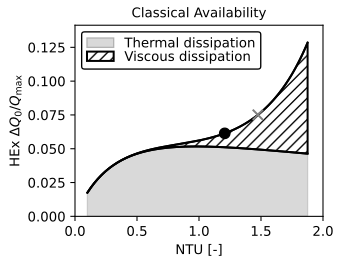

Write the Python code that produced this figure.
import os

import matplotlib.patches as mpatches
import matplotlib.pyplot as plt
import numpy as np
import xflow_ver07
from xflow_ver07 import calculate_pressure_drop_ratio, plot_unavailable_energy_breakdown

save_dir = os.path.dirname(os.path.abspath(__file__))

# Helicopter defaults (hardcoded from xflow.py) - same as newfig4
DEFAULT_PRESSURE_DROP_ASSUMPTION = "inlet_density"
DEFAULT_C_COLD_OVER_C_HOT = 0.95  # C_cold / C_hot
DEFAULT_D_R = 0.44
DEFAULT_G2_H = 2e-2
DEFAULT_ST_OVER_F = 0.4  # Assumed same for both fluids
DEFAULT_F_C_OVER_F_H = 1.0  # f_c/f_h
DEFAULT_T = 1.7  # 980/576
DEFAULT_T_DEAD_OVER_T_COLD_IN = 0.52  # 300/576
DEFAULT_P_COLD_IN_OVER_P_HOT_IN = 7.2
DEFAULT_P_HOT_IN_OVER_P_DEAD = 1.03
DEFAULT_P_DEAD_OVER_P_HOT_IN = 1.0 / DEFAULT_P_HOT_IN_OVER_P_DEAD
DEFAULT_GAMMA = 1.4
TARGET_EPS = 0.6
NTU_MATCH = 1.479  # From Helicopter case in xflow.py
DEFAULT_NTU_MAX = 2.0
SHOW_CUBIC = True

# For inlet_density assumption
DEFAULT_MOLAR_MASS_RATIO = 1.0  # M_cold / M_hot (cold/hot) - default when not specified
DEFAULT_A_R = 1.0  # A_r (cold/hot) - default when not specified

DEFAULT_DP_MAX = 0.3

# Optimum NTU from practical framework (set after running newfig5_new_b)
NTU_OPTIMUM = 1.2075  # Will be set based on output from newfig5_new_b


def save_figures(
    c_cold_over_c_hot,
    st_over_f,
    f_c_over_f_h,
    d_r,
    g2_h,
    dp_max=DEFAULT_DP_MAX,
    base_name="newfig5_new_a",
    t=DEFAULT_T,
    t_dead_over_t_cold_in=DEFAULT_T_DEAD_OVER_T_COLD_IN,
    p_cold_in_over_p_hot_in=DEFAULT_P_COLD_IN_OVER_P_HOT_IN,
    p_dead_over_p_hot_in=DEFAULT_P_DEAD_OVER_P_HOT_IN,
    gamma=DEFAULT_GAMMA,
    pressure_drop_assumption=DEFAULT_PRESSURE_DROP_ASSUMPTION,
    molar_mass_ratio=DEFAULT_MOLAR_MASS_RATIO,
    a_r=DEFAULT_A_R,
    ntu_optimum=None,
):
    """
    Save figures as SVG, TIFF, and HD PNG showing classical unavailable energy breakdown.
    """
    # Set font sizes to match Word (10pt = 10 points)
    plt.rcParams.update(
        {
            "font.size": 10,
            "axes.titlesize": 10,
            "axes.labelsize": 10,
            "xtick.labelsize": 10,
            "ytick.labelsize": 10,
            "legend.fontsize": 10,
            "figure.titlesize": 10,
        }
    )

    # Set SHOW_CUBIC and NTU_MATCH in xflow module
    xflow_ver07.SHOW_CUBIC = SHOW_CUBIC
    xflow_ver07.NTU_MATCH = NTU_MATCH

    # Calculate pressure drop ratio based on assumption
    sigma_r = d_r * a_r if a_r is not None else None
    pressure_drop_ratio = calculate_pressure_drop_ratio(
        pressure_drop_assumption, c_cold_over_c_hot, t, d_r, molar_mass_ratio, sigma_r, p_cold_in_over_p_hot_in
    )

    # Create figure
    fig = plt.figure(figsize=(9 / 2.54, 7 / 2.54))
    ax = plt.subplot(111)

    # Plot unavailable energy breakdown for classical framework
    line_no_dp, line_with_dp, ax = plot_unavailable_energy_breakdown(
        c_cold_over_c_hot,
        st_over_f,
        f_c_over_f_h,
        d_r,
        g2_h,
        ntu_max=DEFAULT_NTU_MAX,
        dp_max=dp_max,
        ax=ax,
        framework="classical",
        t=t,
        t_dead_over_t_cold_in=t_dead_over_t_cold_in,
        p_cold_in_over_p_hot_in=p_cold_in_over_p_hot_in,
        p_dead_over_p_hot_in=p_dead_over_p_hot_in,
        gamma=gamma,
        pressure_drop_percent_ratio_cold_over_hot=pressure_drop_ratio,
    )

    # Get data from the lines
    ntu_no_dp = line_no_dp.get_xdata()
    y_no_dp = line_no_dp.get_ydata()
    ntu_with_dp = line_with_dp.get_xdata()
    y_with_dp = line_with_dp.get_ydata()

    # Mask thermal dissipation line to only show where pressure drop line exists
    # Find the valid range from the pressure drop line
    ntu_min_valid = ntu_with_dp.min()
    ntu_max_valid = ntu_with_dp.max()

    # Create mask for thermal dissipation line
    mask_thermal = (ntu_no_dp >= ntu_min_valid) & (ntu_no_dp <= ntu_max_valid)
    ntu_no_dp_masked = ntu_no_dp[mask_thermal]
    y_no_dp_masked = y_no_dp[mask_thermal]

    # Remove the original line and replot with masked data
    line_no_dp.remove()
    line_no_dp = ax.plot(
        ntu_no_dp_masked,
        y_no_dp_masked,
        "k-",
        label="_nolegend_",  # Hide from legend, we'll add custom handles
        zorder=2,
    )[0]

    # Hide the "With pressure drop" line from legend
    line_with_dp.set_label("_nolegend_")

    # Shade area between x-axis (y=0) and thermal dissipation line (using masked data)
    # Grey fill for thermal dissipation (classical)
    ax.fill_between(ntu_no_dp_masked, 0, y_no_dp_masked, alpha=0.3, color="gray", zorder=1)

    # Find overlapping x-range for shading between the two lines
    # Use the masked range
    ntu_common = np.linspace(ntu_min_valid, ntu_max_valid, 200)

    # Interpolate both curves to common x values
    y_no_dp_interp = np.interp(ntu_common, ntu_no_dp_masked, y_no_dp_masked)
    y_with_dp_interp = np.interp(ntu_common, ntu_with_dp, y_with_dp)

    # Shade area between the two lines with hatching (viscous dissipation)
    # Transparent background with black hatching
    ax.fill_between(
        ntu_common,
        y_no_dp_interp,
        y_with_dp_interp,
        facecolor="none",
        edgecolor="black",
        linewidth=1.5,
        hatch="///",
        zorder=1,
        label="_nolegend_",  # Hide from legend, we'll add custom handles
    )

    # Add 'x' marker at NTU_MATCH on pressure drop line (total)
    # Find closest point to NTU_MATCH on pressure drop line
    idx_pressure = np.argmin(np.abs(ntu_with_dp - NTU_MATCH))
    x_pressure = ntu_with_dp[idx_pressure]
    y_pressure = y_with_dp[idx_pressure]
    ax.scatter(x_pressure, y_pressure, marker="x", color="grey", s=60, zorder=5)

    # Add circle marker at optimum NTU if provided
    if ntu_optimum is not None:
        # Find closest point to optimum NTU on pressure drop line
        idx_opt = np.argmin(np.abs(ntu_with_dp - ntu_optimum))
        x_opt = ntu_with_dp[idx_opt]
        y_opt = y_with_dp[idx_opt]
        ax.scatter(x_opt, y_opt, marker="o", color="black", s=60, zorder=5)

    # Remove title if present
    ax.set_title("Classical Availability")

    # Set x-axis limits to 0-2 (matching newfig4 scaling)
    ax.set_xlim(0, 2)
    ax.set_xlabel("NTU [-]")

    # Create custom legend with boxes instead of lines
    # Solid grey box for thermal dissipation
    patch_thermal = mpatches.Patch(facecolor="gray", alpha=0.3, edgecolor="black", label="Thermal dissipation")
    # Transparent box with black hatching for viscous dissipation
    patch_viscous = mpatches.Patch(
        facecolor="none", edgecolor="black", hatch="///", linewidth=1.5, label="Viscous dissipation"
    )

    # Update legend with custom patches
    ax.legend(
        handles=[patch_thermal, patch_viscous],
        loc="upper left",
        labelspacing=0.05,
        edgecolor="black",
        frameon=True,
        facecolor="white",
        framealpha=1.0,
        fancybox=True,
    )

    plt.tight_layout(pad=0.5)

    # Save as SVG
    fig.savefig(
        os.path.join(save_dir, f"{base_name}.svg"),
        dpi=300,
        facecolor="white",
        format="svg",
        bbox_inches=None,
        pad_inches=0,
    )

    # Save as TIFF
    fig.savefig(
        os.path.join(save_dir, f"{base_name}.tiff"),
        dpi=300,
        facecolor="white",
        format="tiff",
        bbox_inches=None,
        pad_inches=0,
    )

    # Save as HD PNG
    fig.savefig(
        os.path.join(save_dir, f"{base_name}.png"),
        dpi=300,
        facecolor="white",
        format="png",
        bbox_inches=None,
        pad_inches=0,
    )

    plt.close(fig)
    print(f"Saved figures: {base_name}.svg, {base_name}.tiff, {base_name}.png")


if __name__ == "__main__":
    # Save figures with Helicopter defaults
    # Use NTU_OPTIMUM if set, otherwise use None (no circle will be plotted)
    save_figures(
        DEFAULT_C_COLD_OVER_C_HOT,
        DEFAULT_ST_OVER_F,
        DEFAULT_F_C_OVER_F_H,
        DEFAULT_D_R,
        DEFAULT_G2_H,
        dp_max=DEFAULT_DP_MAX,
        base_name="newfig5_new_a",
        t=DEFAULT_T,
        t_dead_over_t_cold_in=DEFAULT_T_DEAD_OVER_T_COLD_IN,
        p_cold_in_over_p_hot_in=DEFAULT_P_COLD_IN_OVER_P_HOT_IN,
        p_dead_over_p_hot_in=DEFAULT_P_DEAD_OVER_P_HOT_IN,
        gamma=DEFAULT_GAMMA,
        pressure_drop_assumption=DEFAULT_PRESSURE_DROP_ASSUMPTION,
        molar_mass_ratio=DEFAULT_MOLAR_MASS_RATIO,
        a_r=DEFAULT_A_R,
        ntu_optimum=NTU_OPTIMUM,
    )
